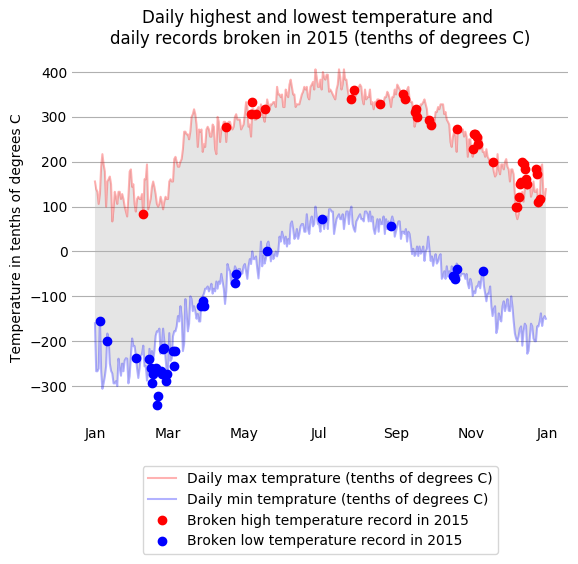

This figure's Python source:

import matplotlib.pyplot as plt
import mplleaflet
import pandas as pd

def leaflet_plot_stations(binsize, hashid):

    df = pd.read_csv('data/C2A2_data/BinSize_d{}.csv'.format(binsize))

    station_locations_by_hash = df[df['hash'] == hashid]

    lons = station_locations_by_hash['LONGITUDE'].tolist()
    lats = station_locations_by_hash['LATITUDE'].tolist()

    plt.figure(figsize=(8,8))

    plt.scatter(lons, lats, c='r', alpha=0.7, s=200)

    return mplleaflet.display()

leaflet_plot_stations(400,'fb441e62df2d58994928907a91895ec62c2c42e6cd075c2700843b89')

df = pd.read_csv('data/C2A2_data/BinnedCsvs_d400/fb441e62df2d58994928907a91895ec62c2c42e6cd075c2700843b89.csv')
df['Date'] = pd.to_datetime(df['Date'])
df = df[(df['Date'] >= '2005.01.01') & (df['Date'] <= '2015.12.31')]
df = df.sort(columns=['Date'], ascending=True, inplace=False)
df['monthsdays'] = df['Date'].apply(lambda x: x.strftime('%m.%d'))
df['Data_Value'] = df['Data_Value']
df = df[df['monthsdays'] != '02.29']
df

%matplotlib notebook

def get_df_for_date_interval(df):
    return df[(df['Date'] >= '2005.01.01') & (df['Date'] <= '2014.12.31')]

def get_tmaxes(df):
    tmaxes = get_df_for_date_interval(df)
    tmaxes = tmaxes[tmaxes['Element'] == 'TMAX']
    tmaxes = tmaxes.groupby(by=['monthsdays'], as_index=False)['Data_Value'].max()
    tmaxes['monthsdays'] = pd.to_datetime(tmaxes['monthsdays'], format='%m.%d')
    return tmaxes

def get_tmins(df):
    tmins = get_df_for_date_interval(df)
    tmins = tmins[tmins['Element'] == 'TMIN']
    tmins = tmins.groupby(by=['monthsdays'], as_index=False)['Data_Value'].min()
    tmins['monthsdays'] = pd.to_datetime(tmins['monthsdays'], format='%m.%d')
    return tmins

def get_daily_max_record(df):
    return df.loc[df['Data_Value'].idxmax()]

def get_daily_min_record(df):
    return df.loc[df['Data_Value'].idxmin()]

def get_max_records(df, tmaxes):
    df2 = tmaxes.copy()
#     df2 = df2.groupby('monthsdays').apply(get_daily_max_record)

    df2015 = df[(df['Date'] >= '2015.01.01') & (df['Date'] <= '2015.12.31') & (df['Element'] == 'TMAX')]
    df2015 = df2015.groupby('Date').max()
    
    df2015['monthsdays'] = pd.to_datetime(df2015['monthsdays'], format='%m.%d')

    df2 = df2.merge(df2015, left_on='monthsdays', right_on='monthsdays', how='inner')
    return df2[df2['Data_Value_x'] < df2['Data_Value_y']]
    
def get_min_records(df, tmaxes):
    df2 = tmaxes.copy()
#     df2 = df2.groupby('monthsdays').apply(get_daily_min_record)

    df2015 = df[(df['Date'] >= '2015.01.01') & (df['Date'] <= '2015.12.31') & (df['Element'] == 'TMIN')]
    df2015 = df2015.groupby('Date').min()
    
    df2015['monthsdays'] = pd.to_datetime(df2015['monthsdays'], format='%m.%d')

    df2 = df2.merge(df2015, left_on='monthsdays', right_on='monthsdays', how='inner')
    return df2[df2['Data_Value_x'] > df2['Data_Value_y']]

tmaxes = get_tmaxes(df)
tmins = get_tmins(df)

plt.figure()
plt.plot(tmaxes['monthsdays'], tmaxes['Data_Value'], '-', color='red', alpha=0.3, label='Daily max temprature (tenths of degrees C)')
plt.plot(tmins['monthsdays'], tmins['Data_Value'], '-', color='blue', alpha=0.3, label='Daily min temprature (tenths of degrees C)')

plt.gca().fill_between(tmins.set_index('monthsdays').index, 
                       tmins['Data_Value'], tmaxes['Data_Value'], 
                       facecolor='black', 
                       alpha=0.1)

max_records = get_max_records(df, tmaxes)
min_records = get_min_records(df, tmins)

plt.plot_date(x=max_records['monthsdays'], y=max_records['Data_Value_y'], marker='o', color='red', linewidth=1, label='Broken high temperature record in 2015')
plt.plot_date(x=min_records['monthsdays'], y=min_records['Data_Value_y'], marker='o', color='blue', linewidth=1, label='Broken low temperature record in 2015')

plt.ylabel('Temperature in tenths of degrees C')
plt.legend(loc=9, bbox_to_anchor=(0.5, -0.1))
plt.title('Daily highest and lowest temperature and \ndaily records broken in 2015 (tenths of degrees C)')

ax = plt.gca()
ax.grid(True, axis='y', which='both')

for spine in ax.spines.values():
    spine.set_visible(False)
    
ax.tick_params(axis=u'both', which=u'both',length=0)

from matplotlib.dates import DateFormatter

ax.xaxis.set_major_formatter(DateFormatter('%b'))

plt.savefig(
    "temp_records.png",
    bbox_inches="tight",
    papertype='a1')
